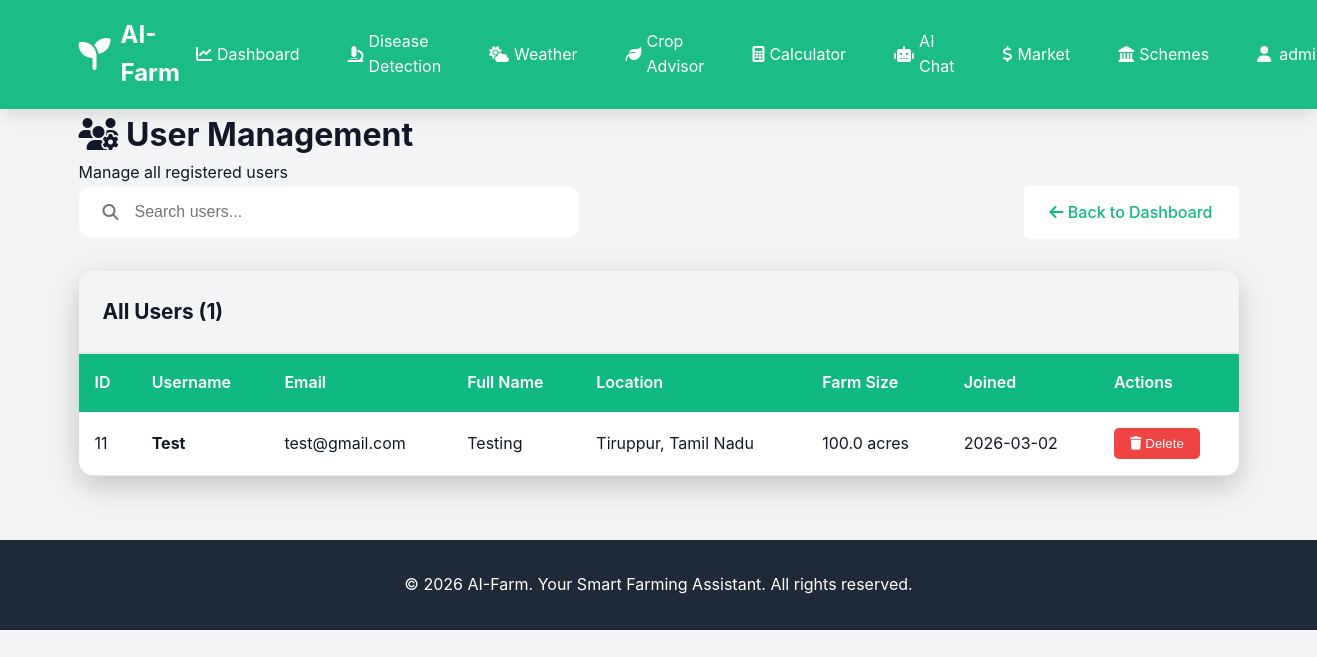
The app's page /admin/users (signed in), older data.
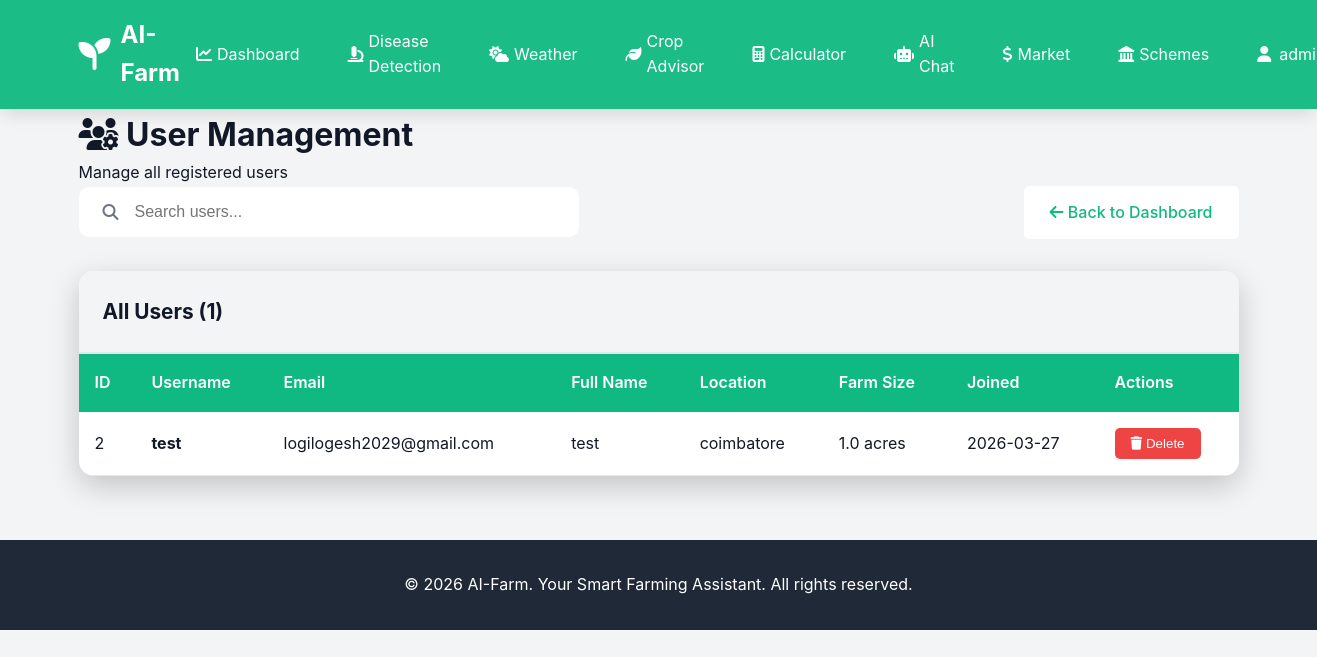
The same page, newer data.
### tables this page shows
CREATE TABLE users
                 (id INTEGER PRIMARY KEY AUTOINCREMENT,
                  username TEXT UNIQUE NOT NULL,
                  email TEXT UNIQUE NOT NULL,
                  password TEXT NOT NULL,
                  full_name TEXT,
                  farm_location TEXT,
                  farm_size REAL,
                  is_admin INTEGER DEFAULT 0,
                  created_at TIMESTAMP DEFAULT CURRENT_TIMESTAMP);

### app.py (the view)
@app.route('/admin/users')
@admin_required
def admin_users():
    conn = sqlite3.connect('aifarm.db')
    conn.row_factory = sqlite3.Row
    c = conn.cursor()
    c.execute('SELECT * FROM users WHERE is_admin = 0 ORDER BY created_at DESC')
    users = c.fetchall()
    conn.close()
    return render_template('admin_users.html', users=users)

### app.py (called while the page is built)
def admin_required(f):
    @wraps(f)
    def decorated_function(*args, **kwargs):
        if 'user_id' not in session:
            flash('Please log in to access this page.', 'warning')
            return redirect(url_for('login'))
        conn = sqlite3.connect('aifarm.db')
        conn.row_factory = sqlite3.Row
        c = conn.cursor()
        c.execute('SELECT is_admin FROM users WHERE id = ?', (session['user_id'],))
        user = c.fetchone()
        conn.close()
        if not user or not user['is_admin']:
            flash('Access denied. Admin privileges required.', 'error')
            return redirect(url_for('dashboard'))
        return f(*args, **kwargs)
    return decorated_function

### templates/admin_users.html (shortened to what this page needs)
{% extends "base.html" %}
{% block content %}
<div class="admin-container">
    <div class="container">
        <div class="admin-header">
            <h1><i class="fas fa-users-cog"></i> User Management</h1>
            <p>Manage all registered users</p>
        </div>
        <div class="admin-toolbar">
            <div class="search-box">
                <i class="fas fa-search"></i>
                <input type="text" id="searchUsers" placeholder="Search users...">
            </div>
            <a href="{{ url_for('admin_panel') }}" class="btn btn-secondary">
                <i class="fas fa-arrow-left"></i> Back to Dashboard
            </a>
        </div>
        <div class="users-card">
            <div class="card-header">
                <h2>All Users ({{ users|length }})</h2>
            </div>
            <div class="table-responsive">
                <table class="users-table">
                    <thead>
                        <tr>
                            <th>ID</th>
                            <th>Username</th>
                            <th>Email</th>
                            <th>Full Name</th>
                            <th>Location</th>
                            <th>Farm Size</th>
                            <th>Joined</th>
                            <th>Actions</th>
                        </tr>
                    </thead>
                    <tbody>
                        {% for user in users %}
                        <tr>
                            <td>{{ user.id }}</td>
                            <td><strong>{{ user.username }}</strong></td>
                            <td>{{ user.email }}</td>
                            <td>{{ user.full_name or 'N/A' }}</td>
                            <td>{{ user.farm_location or 'N/A' }}</td>
                            <td>{{ user.farm_size or 'N/A' }} acres</td>
                            <td>{{ user.created_at[:10] }}</td>
                            <td>
                                <button onclick="deleteUser({{ user.id }}, '{{ user.username }}')" class="btn-delete">
                                    <i class="fas fa-trash"></i> Delete
                                </button>
                            </td>
                        </tr>
                        {% endfor %}
                    </tbody>
                </table>
            </div>
        </div>
    </div>
</div>
{% endblock %}

Row changes from the older to the newer data that the page shows:
removed users: id "11", username "Test", email "test@gmail.com", full_name "Testing", farm_location "Tiruppur, Tamil Nadu", farm_size "100.0", created_at "2026-03-02"
added users: id "2", username "test", email "logilogesh2029@gmail.com", full_name "test", farm_location "coimbatore", farm_size "1.0", created_at "2026-03-27"
